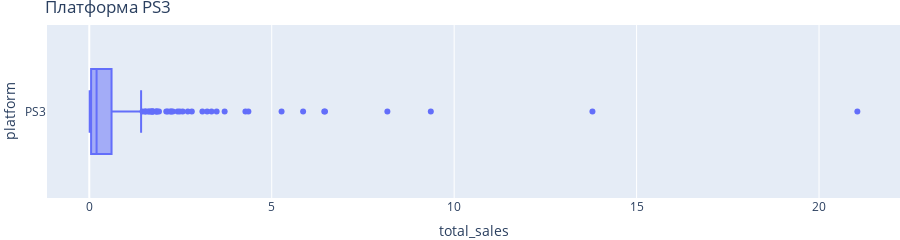
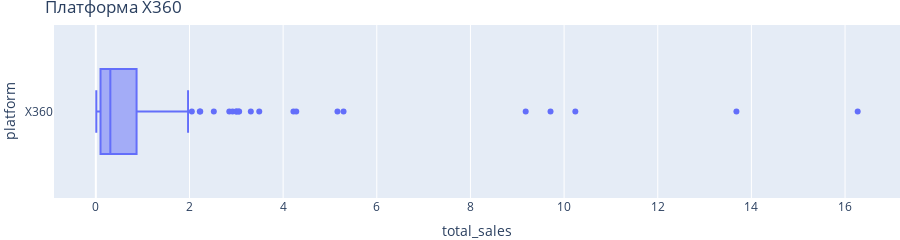
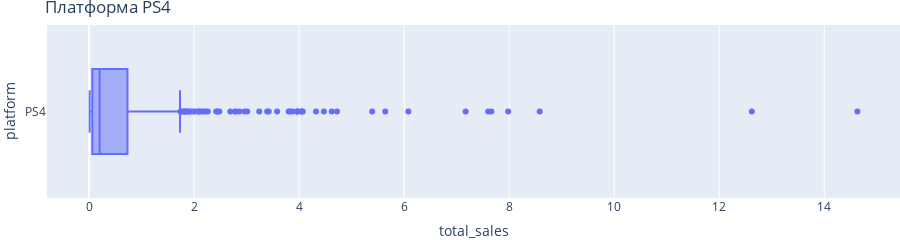

The notebook cell saved with these charts, in order:
### Markdown cell above
Построим ящики с усами по общим продажам для каждой платформы.

### Code cell
for platform in games_data['platform'].unique():
    fig = px.box(games_data.query('platform == @platform'), 
                 x='total_sales', 
                 y='platform', 
                 title='Платформа ' + platform, 
                 height=200)
    fig.update_layout(margin=dict(l=0, r=0, t=25, b=0))
    fig.show()

### Figure 1 — Plotly figure (JSON) as saved in the notebook; plotly's stock layout.template omitted (floating-point values rounded to 4 significant figures; data arrays with more than 128 entries replaced by an {"elided": "..."} marker saying what was removed)
{"data": [{"alignmentgroup": "True", "hovertemplate": "total_sales=%{x}<br>platform=%{y}<extra></extra>", "legendgroup": "", "marker": {"color": "#636efa"}, "name": "", "notched": false, "offsetgroup": "", "orientation": "h", "showlegend": false, "type": "box", "x": {"elided": "493 float values"}, "x0": " ", "xaxis": "x", "y": {"elided": "493 str values"}, "y0": " ", "yaxis": "y"}], "layout": {"boxmode": "group", "height": 200, "legend": {"tracegroupgap": 0}, "margin": {"b": 0, "l": 0, "r": 0, "t": 25}, "title": {"text": "Платформа PS3"}, "xaxis": {"anchor": "y", "domain": [0, 1], "title": {"text": "total_sales"}}, "yaxis": {"anchor": "x", "domain": [0, 1], "title": {"text": "platform"}}}}

### Figure 2 — Plotly figure (JSON) as saved in the notebook; plotly's stock layout.template omitted (floating-point values rounded to 4 significant figures; data arrays with more than 128 entries replaced by an {"elided": "..."} marker saying what was removed)
{"data": [{"alignmentgroup": "True", "hovertemplate": "total_sales=%{x}<br>platform=%{y}<extra></extra>", "legendgroup": "", "marker": {"color": "#636efa"}, "name": "", "notched": false, "offsetgroup": "", "orientation": "h", "showlegend": false, "type": "box", "x": {"elided": "292 float values"}, "x0": " ", "xaxis": "x", "y": {"elided": "292 str values"}, "y0": " ", "yaxis": "y"}], "layout": {"boxmode": "group", "height": 200, "legend": {"tracegroupgap": 0}, "margin": {"b": 0, "l": 0, "r": 0, "t": 25}, "title": {"text": "Платформа X360"}, "xaxis": {"anchor": "y", "domain": [0, 1], "title": {"text": "total_sales"}}, "yaxis": {"anchor": "x", "domain": [0, 1], "title": {"text": "platform"}}}}

### Figure 3 — Plotly figure (JSON) as saved in the notebook; plotly's stock layout.template omitted (floating-point values rounded to 4 significant figures; data arrays with more than 128 entries replaced by an {"elided": "..."} marker saying what was removed)
{"data": [{"alignmentgroup": "True", "hovertemplate": "total_sales=%{x}<br>platform=%{y}<extra></extra>", "legendgroup": "", "marker": {"color": "#636efa"}, "name": "", "notched": false, "offsetgroup": "", "orientation": "h", "showlegend": false, "type": "box", "x": {"elided": "392 float values"}, "x0": " ", "xaxis": "x", "y": {"elided": "392 str values"}, "y0": " ", "yaxis": "y"}], "layout": {"boxmode": "group", "height": 200, "legend": {"tracegroupgap": 0}, "margin": {"b": 0, "l": 0, "r": 0, "t": 25}, "title": {"text": "Платформа PS4"}, "xaxis": {"anchor": "y", "domain": [0, 1], "title": {"text": "total_sales"}}, "yaxis": {"anchor": "x", "domain": [0, 1], "title": {"text": "platform"}}}}
